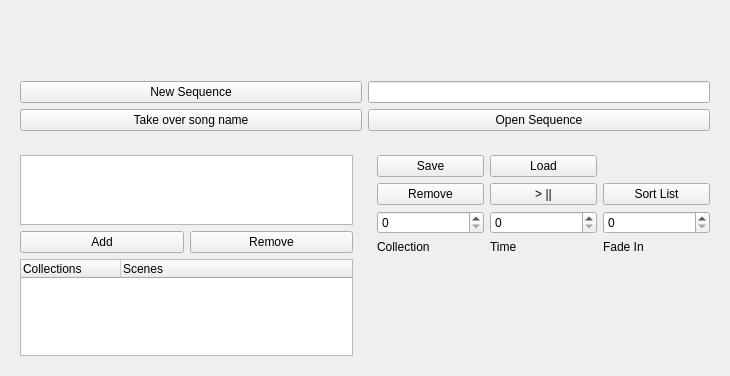
<?xml version="1.0" encoding="UTF-8"?>
<ui version="4.0">
 <class>SequenceEditor</class>
 <widget class="QWidget" name="SequenceEditor">
  <property name="geometry">
   <rect>
    <x>0</x>
    <y>0</y>
    <width>730</width>
    <height>376</height>
   </rect>
  </property>
  <property name="windowTitle">
   <string>Form</string>
  </property>
  <layout class="QGridLayout" name="gridLayout_2">
   <item row="0" column="0">
    <layout class="QGridLayout" name="gridLayout">
     <item row="0" column="0" colspan="2">
      <widget class="QWidget" name="widget_Player" native="true">
       <property name="sizePolicy">
        <sizepolicy hsizetype="Expanding" vsizetype="Expanding">
         <horstretch>1</horstretch>
         <verstretch>1</verstretch>
        </sizepolicy>
       </property>
       <layout class="QVBoxLayout" name="verticalLayout_6">
        <item>
         <layout class="QVBoxLayout" name="verticalLayout_Player"/>
        </item>
       </layout>
      </widget>
     </item>
     <item row="2" column="1" rowspan="2">
      <widget class="QWidget" name="widget_Fades" native="true">
       <property name="sizePolicy">
        <sizepolicy hsizetype="Expanding" vsizetype="Expanding">
         <horstretch>1</horstretch>
         <verstretch>1</verstretch>
        </sizepolicy>
       </property>
       <layout class="QGridLayout" name="gridLayout_6">
        <item row="0" column="0">
         <layout class="QGridLayout" name="gridLayout_5">
          <item row="3" column="1">
           <widget class="QLabel" name="label_2">
            <property name="text">
             <string>Time</string>
            </property>
           </widget>
          </item>
          <item row="4" column="0" colspan="3">
           <widget class="QWidget" name="widget" native="true">
            <property name="sizePolicy">
             <sizepolicy hsizetype="Expanding" vsizetype="Expanding">
              <horstretch>1</horstretch>
              <verstretch>20</verstretch>
             </sizepolicy>
            </property>
            <layout class="QVBoxLayout" name="verticalLayout_2">
             <item>
              <layout class="QVBoxLayout" name="verticalLayout_Sequence"/>
             </item>
            </layout>
           </widget>
          </item>
          <item row="1" column="2">
           <widget class="QPushButton" name="pushButton_SortList">
            <property name="text">
             <string>Sort List</string>
            </property>
           </widget>
          </item>
          <item row="1" column="1">
           <widget class="QPushButton" name="pushButton_playStopSequence">
            <property name="text">
             <string>&gt; ||</string>
            </property>
           </widget>
          </item>
          <item row="3" column="2">
           <widget class="QLabel" name="label_3">
            <property name="text">
             <string>Fade In</string>
            </property>
           </widget>
          </item>
          <item row="2" column="2">
           <widget class="QSpinBox" name="spinBox_Milliseconds">
            <property name="sizePolicy">
             <sizepolicy hsizetype="Expanding" vsizetype="Expanding">
              <horstretch>1</horstretch>
              <verstretch>1</verstretch>
             </sizepolicy>
            </property>
            <property name="maximum">
             <number>999</number>
            </property>
           </widget>
          </item>
          <item row="1" column="0">
           <widget class="QPushButton" name="pushButton">
            <property name="sizePolicy">
             <sizepolicy hsizetype="Expanding" vsizetype="Expanding">
              <horstretch>1</horstretch>
              <verstretch>1</verstretch>
             </sizepolicy>
            </property>
            <property name="text">
             <string>Remove</string>
            </property>
           </widget>
          </item>
          <item row="2" column="1">
           <widget class="QSpinBox" name="spinBox_Second">
            <property name="sizePolicy">
             <sizepolicy hsizetype="Expanding" vsizetype="Expanding">
              <horstretch>1</horstretch>
              <verstretch>1</verstretch>
             </sizepolicy>
            </property>
            <property name="maximum">
             <number>60</number>
            </property>
           </widget>
          </item>
          <item row="3" column="0">
           <widget class="QLabel" name="label">
            <property name="text">
             <string>Collection</string>
            </property>
           </widget>
          </item>
          <item row="2" column="0">
           <widget class="QSpinBox" name="spinBox_Minute">
            <property name="sizePolicy">
             <sizepolicy hsizetype="Expanding" vsizetype="Expanding">
              <horstretch>1</horstretch>
              <verstretch>1</verstretch>
             </sizepolicy>
            </property>
           </widget>
          </item>
          <item row="0" column="0">
           <widget class="QPushButton" name="pushButton_Save">
            <property name="text">
             <string>Save</string>
            </property>
           </widget>
          </item>
          <item row="0" column="1">
           <widget class="QPushButton" name="pushButton_Load">
            <property name="text">
             <string>Load</string>
            </property>
           </widget>
          </item>
         </layout>
        </item>
       </layout>
      </widget>
     </item>
     <item row="2" column="0" rowspan="2">
      <widget class="QWidget" name="widget_Collections" native="true">
       <property name="sizePolicy">
        <sizepolicy hsizetype="Expanding" vsizetype="Expanding">
         <horstretch>1</horstretch>
         <verstretch>2</verstretch>
        </sizepolicy>
       </property>
       <layout class="QGridLayout" name="gridLayout_4">
        <item row="0" column="0">
         <layout class="QGridLayout" name="gridLayout_3">
          <item row="1" column="0">
           <widget class="QPushButton" name="pushButton_AddSceneToCollection">
            <property name="sizePolicy">
             <sizepolicy hsizetype="Minimum" vsizetype="Fixed">
              <horstretch>1</horstretch>
              <verstretch>1</verstretch>
             </sizepolicy>
            </property>
            <property name="text">
             <string>Add</string>
            </property>
           </widget>
          </item>
          <item row="1" column="1">
           <widget class="QPushButton" name="pushButton_RemoveSceneFromCollection">
            <property name="sizePolicy">
             <sizepolicy hsizetype="Minimum" vsizetype="Fixed">
              <horstretch>1</horstretch>
              <verstretch>1</verstretch>
             </sizepolicy>
            </property>
            <property name="text">
             <string>Remove</string>
            </property>
           </widget>
          </item>
          <item row="0" column="0" colspan="2">
           <widget class="QPlainTextEdit" name="plainTextEdit_Collection">
            <property name="sizePolicy">
             <sizepolicy hsizetype="Expanding" vsizetype="Expanding">
              <horstretch>1</horstretch>
              <verstretch>1</verstretch>
             </sizepolicy>
            </property>
           </widget>
          </item>
          <item row="2" column="0" colspan="2">
           <widget class="QTreeWidget" name="treeWidget_Collections">
            <property name="sizePolicy">
             <sizepolicy hsizetype="Expanding" vsizetype="Expanding">
              <horstretch>1</horstretch>
              <verstretch>10</verstretch>
             </sizepolicy>
            </property>
            <column>
             <property name="text">
              <string>Collections</string>
             </property>
            </column>
            <column>
             <property name="text">
              <string>Scenes</string>
             </property>
            </column>
           </widget>
          </item>
         </layout>
        </item>
       </layout>
      </widget>
     </item>
     <item row="1" column="0" colspan="2">
      <widget class="QWidget" name="widget_2" native="true">
       <property name="sizePolicy">
        <sizepolicy hsizetype="Expanding" vsizetype="Expanding">
         <horstretch>1</horstretch>
         <verstretch>1</verstretch>
        </sizepolicy>
       </property>
       <layout class="QGridLayout" name="gridLayout_8">
        <item row="0" column="0">
         <layout class="QGridLayout" name="gridLayout_7">
          <item row="1" column="0">
           <widget class="QPushButton" name="pushButton_useSongName">
            <property name="sizePolicy">
             <sizepolicy hsizetype="Expanding" vsizetype="Expanding">
              <horstretch>1</horstretch>
              <verstretch>1</verstretch>
             </sizepolicy>
            </property>
            <property name="text">
             <string>Take over song name</string>
            </property>
           </widget>
          </item>
          <item row="0" column="0">
           <widget class="QPushButton" name="pushButton_NewSequence">
            <property name="sizePolicy">
             <sizepolicy hsizetype="Expanding" vsizetype="Expanding">
              <horstretch>1</horstretch>
              <verstretch>1</verstretch>
             </sizepolicy>
            </property>
            <property name="text">
             <string>New Sequence</string>
            </property>
           </widget>
          </item>
          <item row="0" column="2">
           <widget class="QLineEdit" name="lineEdit_SequenceName">
            <property name="sizePolicy">
             <sizepolicy hsizetype="Expanding" vsizetype="Expanding">
              <horstretch>1</horstretch>
              <verstretch>1</verstretch>
             </sizepolicy>
            </property>
           </widget>
          </item>
          <item row="1" column="2">
           <widget class="QPushButton" name="pushButton_OpenSequence">
            <property name="sizePolicy">
             <sizepolicy hsizetype="Expanding" vsizetype="Expanding">
              <horstretch>1</horstretch>
              <verstretch>1</verstretch>
             </sizepolicy>
            </property>
            <property name="text">
             <string>Open Sequence</string>
            </property>
           </widget>
          </item>
         </layout>
        </item>
       </layout>
      </widget>
     </item>
    </layout>
   </item>
  </layout>
 </widget>
 <resources/>
 <connections/>
</ui>
